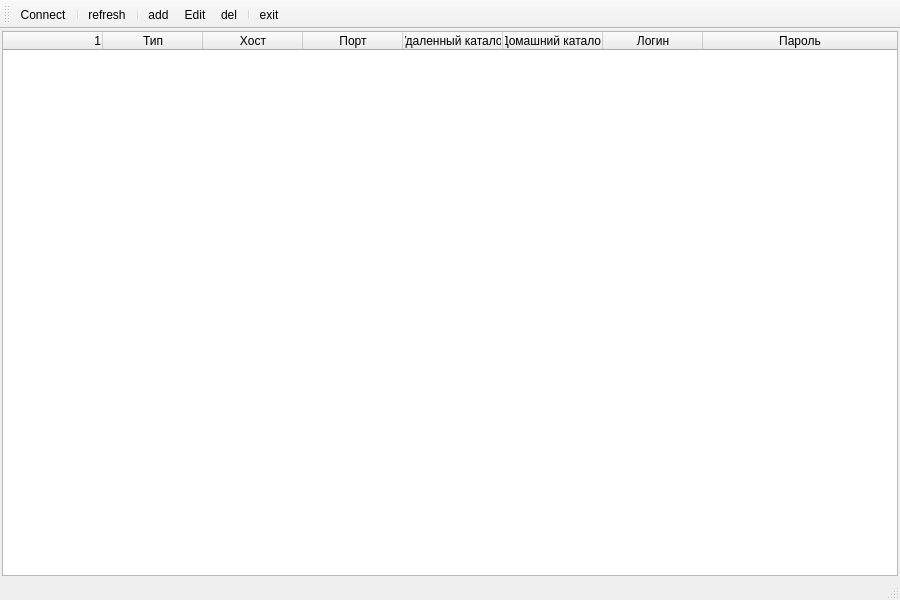
<?xml version="1.0" encoding="UTF-8"?>
<ui version="4.0">
 <class>MainWindow</class>
 <widget class="QMainWindow" name="MainWindow">
  <property name="geometry">
   <rect>
    <x>0</x>
    <y>0</y>
    <width>900</width>
    <height>600</height>
   </rect>
  </property>
  <property name="sizePolicy">
   <sizepolicy hsizetype="Preferred" vsizetype="Preferred">
    <horstretch>0</horstretch>
    <verstretch>0</verstretch>
   </sizepolicy>
  </property>
  <property name="minimumSize">
   <size>
    <width>400</width>
    <height>300</height>
   </size>
  </property>
  <property name="windowTitle">
   <string>Список соединений</string>
  </property>
  <property name="windowIcon">
   <iconset resource="../images/images.qrc">
    <normaloff>:/newPrefix/gnome-netstatus-tx.png</normaloff>:/newPrefix/gnome-netstatus-tx.png</iconset>
  </property>
  <widget class="QWidget" name="centralwidget">
   <property name="sizePolicy">
    <sizepolicy hsizetype="Expanding" vsizetype="Expanding">
     <horstretch>0</horstretch>
     <verstretch>0</verstretch>
    </sizepolicy>
   </property>
   <layout class="QGridLayout" name="gridLayout">
    <property name="margin">
     <number>2</number>
    </property>
    <item row="0" column="0">
     <widget class="QTreeWidget" name="treeList">
      <property name="sizePolicy">
       <sizepolicy hsizetype="Preferred" vsizetype="Preferred">
        <horstretch>0</horstretch>
        <verstretch>0</verstretch>
       </sizepolicy>
      </property>
      <property name="alternatingRowColors">
       <bool>true</bool>
      </property>
      <property name="animated">
       <bool>true</bool>
      </property>
      <attribute name="headerMinimumSectionSize">
       <number>22</number>
      </attribute>
      <column>
       <property name="text">
        <string/>
       </property>
       <property name="textAlignment">
        <set>AlignRight|AlignVCenter</set>
       </property>
       <property name="icon">
        <iconset>
         <normalon>:/newPrefix/gnome-netstatus-tx.png</normalon>
        </iconset>
       </property>
      </column>
      <column>
       <property name="text">
        <string>Тип</string>
       </property>
       <property name="textAlignment">
        <set>AlignHCenter|AlignVCenter|AlignCenter</set>
       </property>
      </column>
      <column>
       <property name="text">
        <string>Хост</string>
       </property>
       <property name="textAlignment">
        <set>AlignHCenter|AlignVCenter|AlignCenter</set>
       </property>
      </column>
      <column>
       <property name="text">
        <string>Порт</string>
       </property>
       <property name="textAlignment">
        <set>AlignHCenter|AlignVCenter|AlignCenter</set>
       </property>
      </column>
      <column>
       <property name="text">
        <string>Удаленный каталог</string>
       </property>
       <property name="textAlignment">
        <set>AlignHCenter|AlignVCenter|AlignCenter</set>
       </property>
      </column>
      <column>
       <property name="text">
        <string>Домашний каталог</string>
       </property>
       <property name="textAlignment">
        <set>AlignHCenter|AlignVCenter|AlignCenter</set>
       </property>
      </column>
      <column>
       <property name="text">
        <string>Логин</string>
       </property>
       <property name="textAlignment">
        <set>AlignHCenter|AlignVCenter|AlignCenter</set>
       </property>
      </column>
      <column>
       <property name="text">
        <string>Пароль</string>
       </property>
       <property name="textAlignment">
        <set>AlignHCenter|AlignVCenter|AlignCenter</set>
       </property>
      </column>
     </widget>
    </item>
   </layout>
  </widget>
  <widget class="QStatusBar" name="statusbar"/>
  <widget class="QToolBar" name="toolBar">
   <property name="windowTitle">
    <string>toolBar</string>
   </property>
   <property name="iconSize">
    <size>
     <width>24</width>
     <height>24</height>
    </size>
   </property>
   <attribute name="toolBarArea">
    <enum>TopToolBarArea</enum>
   </attribute>
   <attribute name="toolBarBreak">
    <bool>false</bool>
   </attribute>
   <addaction name="actionConnect"/>
   <addaction name="separator"/>
   <addaction name="actionRefresh"/>
   <addaction name="separator"/>
   <addaction name="actionAdd"/>
   <addaction name="actionEdit"/>
   <addaction name="actionDel"/>
   <addaction name="separator"/>
   <addaction name="actionExit"/>
  </widget>
  <action name="actionAdd">
   <property name="icon">
    <iconset resource="../images/images.qrc">
     <normaloff>:/newPrefix/document-new.png</normaloff>:/newPrefix/document-new.png</iconset>
   </property>
   <property name="text">
    <string>add</string>
   </property>
   <property name="toolTip">
    <string>Новое соединение (Ins)</string>
   </property>
   <property name="shortcut">
    <string>Ins</string>
   </property>
  </action>
  <action name="actionEdit">
   <property name="icon">
    <iconset resource="../images/images.qrc">
     <normaloff>:/newPrefix/alacarte.svg</normaloff>:/newPrefix/alacarte.svg</iconset>
   </property>
   <property name="text">
    <string>Edit</string>
   </property>
   <property name="toolTip">
    <string>Редактировать соединение (Enter)</string>
   </property>
   <property name="shortcut">
    <string>Return</string>
   </property>
  </action>
  <action name="actionDel">
   <property name="icon">
    <iconset resource="../images/images.qrc">
     <normaloff>:/newPrefix/edit-delete.svg</normaloff>:/newPrefix/edit-delete.svg</iconset>
   </property>
   <property name="text">
    <string>del</string>
   </property>
   <property name="toolTip">
    <string>Удалить соединение (Del)</string>
   </property>
   <property name="shortcut">
    <string>Del</string>
   </property>
  </action>
  <action name="actionExit">
   <property name="icon">
    <iconset resource="../images/images.qrc">
     <normaloff>:/newPrefix/application-exit.png</normaloff>:/newPrefix/application-exit.png</iconset>
   </property>
   <property name="text">
    <string>exit</string>
   </property>
   <property name="toolTip">
    <string>Закрыть</string>
   </property>
  </action>
  <action name="actionConnect">
   <property name="icon">
    <iconset resource="../images/images.qrc">
     <normaloff>:/newPrefix/stock_connect.png</normaloff>:/newPrefix/stock_connect.png</iconset>
   </property>
   <property name="text">
    <string>Connect</string>
   </property>
   <property name="toolTip">
    <string>Монтирование/Отмонтирование (Space)</string>
   </property>
   <property name="shortcut">
    <string>Space</string>
   </property>
  </action>
  <action name="actionRefresh">
   <property name="icon">
    <iconset resource="../images/images.qrc">
     <normaloff>:/newPrefix/stock_refresh.png</normaloff>:/newPrefix/stock_refresh.png</iconset>
   </property>
   <property name="text">
    <string>refresh</string>
   </property>
   <property name="toolTip">
    <string>Обновить список (F5)</string>
   </property>
   <property name="shortcut">
    <string>F5</string>
   </property>
  </action>
 </widget>
 <resources>
  <include location="../images/images.qrc"/>
 </resources>
 <connections/>
</ui>
